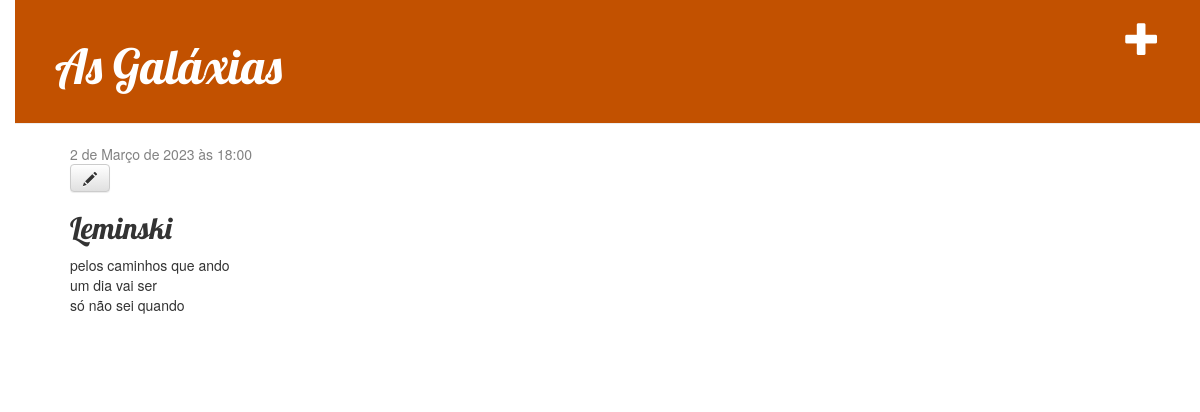
Page /post/2/ (signed in) on the committed database.
### blog/models.py (models this page shows, shortened)
class Post(models.Model):
    author = models.ForeignKey(settings.AUTH_USER_MODEL, on_delete=models.CASCADE)
    title = models.CharField(max_length=200)
    text = models.TextField()
    created_date = models.DateTimeField(default=timezone.now)
    published_date = models.DateTimeField(blank=True, null=True)

### blog/views.py (the view)
# urls.py: path('post/<int:pk>/', views.post_detail, name='post_detail'),
def post_detail(request, pk):
    post = get_object_or_404(Post, pk=pk)
    return render(request, 'blog/post_detail.html', {'post': post})

### blog/templates/blog/post_detail.html
{% extends 'blog/base.html' %}
{% block content %}
    <div class="post">
        {% if post.published_date %}
            <div class="date">
                {{ post.published_date }}
            </div>
        {% endif %}
        {% if user.is_authenticated %}
        <a class="btn btn-default" href="{% url 'post_edit' pk=post.pk %}"><span class="glyphicon glyphicon-pencil"></span></a>
        {% endif %}
        <h2>{{ post.title }}</h2>
        <p>{{ post.text|linebreaksbr }}</p>
    </div>
{% endblock %}

### blog/static/css/blog.css (style rules this page uses)
body { padding-left: 15px; }
h1, h2, h3, h4 { font-family: 'Lobster', cursive; }
.date { color: #828282; }
.post { margin-bottom: 70px; }

### rows in the picture
Post: published_date "2 de Março de 2023 às 18:00", title "Leminski", text "pelos caminhos que ando um dia vai ser só não sei quando"
